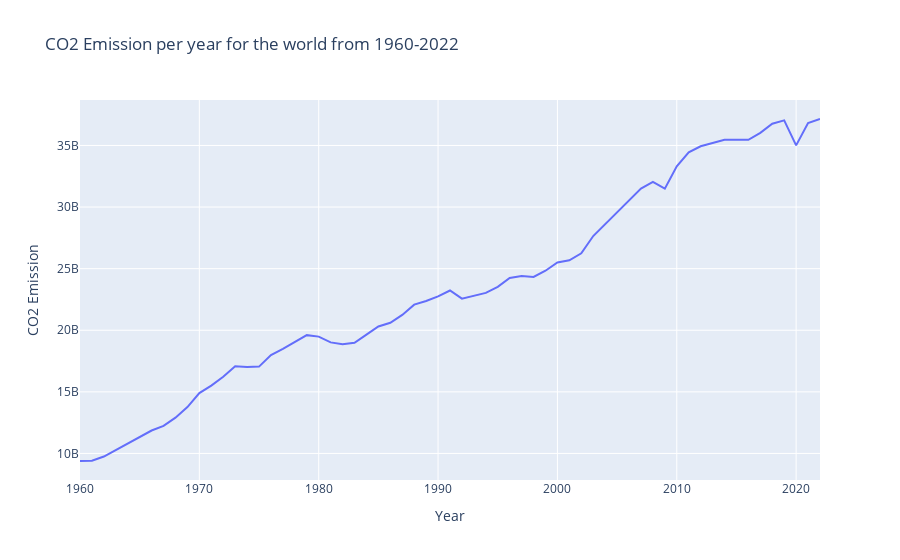

Source (notebook cell):
### Markdown cell above
#### Visualization of the data

### Code cell
# Total emission for world for each year
df_world = df.copy()
# should only have the Country World
df_world = df_world[df_world['Country Name'] == 'World']
# drop the Country World
df_world = df_world.sum(axis=0)
df_world = df_world.reset_index()
df_world.columns = ['Year', 'CO2 Emission']
#remove max_year and year_max
df_world = df_world.drop(df_world[df_world['Year'] == 'max_year'].index)
df_world = df_world.drop(df_world[df_world['Year'] == 'year_max'].index)
#plot the total CO2 emission for the world
fig = px.line(df_world, x='Year', y='CO2 Emission',title='CO2 Emission per year for the world from 1960-2022')
fig.show()
fig.write_html("CO2_Emission_world_1960_2022.html")

### Figure 1 — Plotly figure (JSON) as saved in the notebook; plotly's stock layout.template omitted (floating-point values rounded to 4 significant figures)
{"data": [{"hovertemplate": "Year=%{x}<br>CO2 Emission=%{y}<extra></extra>", "legendgroup": "", "line": {"color": "#636efa", "dash": "solid"}, "marker": {"symbol": "circle"}, "mode": "lines", "name": "", "orientation": "v", "showlegend": false, "type": "scatter", "x": ["Country Name", 1960, 1961, 1962, 1963, 1964, 1965, 1966, 1967, 1968, 1969, 1970, 1971, 1972, 1973, 1974, 1975, 1976, 1977, 1978, 1979, 1980, 1981, 1982, 1983, 1984, 1985, 1986, 1987, 1988, 1989, 1990, 1991, 1992, 1993, 1994, 1995, 1996, 1997, 1998, 1999, 2000, 2001, 2002, 2003, 2004, 2005, 2006, 2007, 2008, 2009, 2010, 2011, 2012, 2013, 2014, 2015, 2016, 2017, 2018, 2019, 2020, 2021, 2022], "xaxis": "x", "y": ["World", 9386421000, 9414383000, 9746556000, 10266046000, 10823619000, 11309690000, 11861708000, 12236328000, 12904336000, 13760840000, 14898157000, 15502787000, 16223440000, 17083500000, 17009382000, 17049979000, 17985243000, 18494652000, 19063955000, 19603001000, 19482442000, 19016950000, 18865373000, 18985900000, 19641730000, 20305132000, 20607515000, 21245784000, 22077385000, 22378970000, 22752700000, 23229475000, 22567199000, 22798350000, 23034776000, 23524491000, 24250161000, 24395952000, 24330945000, 24833495000, 25501286000, 25674930000, 26248288000, 27648650000, 28620194000, 29592103000, 30605767000, 31499735000, 32041902000, 31493265000, 33306330000, 34436470000, 34935450000, 35232470000, 35466195000, 35463213000, 35460026000, 36025455000, 36766945000, 37040103000, 35007738000, 36816544000, 37149786000], "yaxis": "y"}], "layout": {"legend": {"tracegroupgap": 0}, "title": {"text": "CO2 Emission per year for the world from 1960-2022"}, "xaxis": {"anchor": "y", "domain": [0, 1], "title": {"text": "Year"}}, "yaxis": {"anchor": "x", "domain": [0, 1], "title": {"text": "CO2 Emission"}}}}
